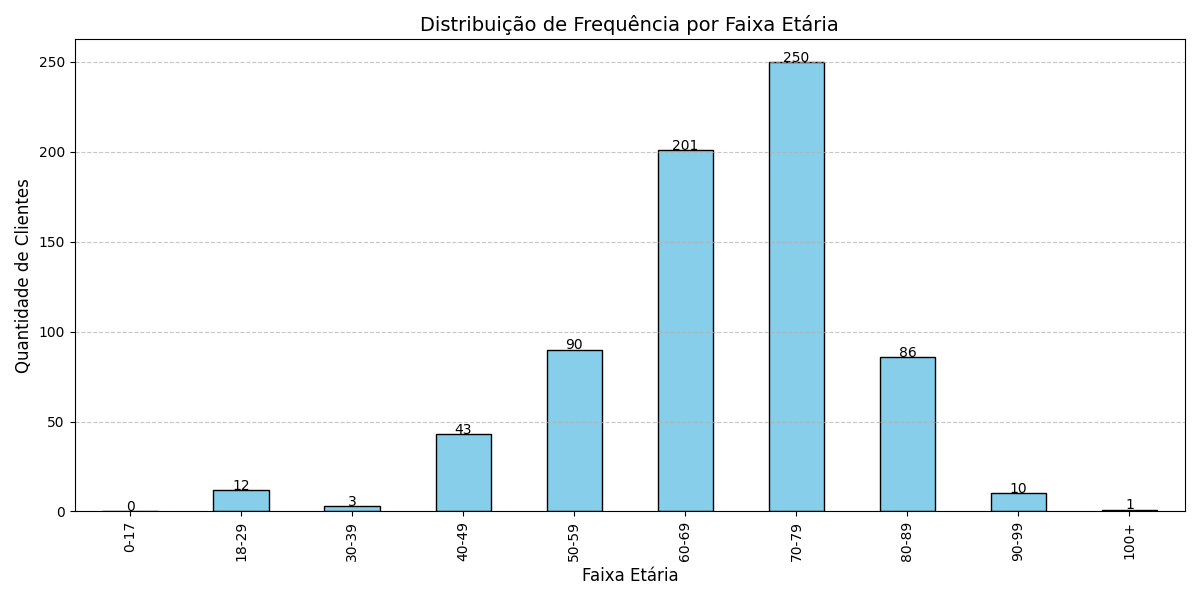

Write the Python code that produced this figure.
import pandas as pd
import matplotlib.pyplot as plt
from datetime import datetime
import numpy as np
from pandas import DataFrame

# Definir a data atual
data_atual = datetime(2025, 6, 17)

# Ler o arquivo CSV
df = pd.read_csv('z_raw_data_active.csv')

# Converter a coluna de data_nascimento para datetime
# O formato parece ser DD/MM/YYYY
df['data_nascimento'] = pd.to_datetime(df['data_nascimento'], format='%d/%m/%Y', errors='coerce')

# Filtrar apenas as linhas onde data_nascimento não é nula
df_filtrado: DataFrame = df.dropna(subset=['data_nascimento'])

# Calcular a idade em anos
df_filtrado['idade'] = ((data_atual - df_filtrado['data_nascimento']).dt.days / 365.25).astype(int)

# Criar faixas etárias
faixas_etarias = [0, 18, 30, 40, 50, 60, 70, 80, 90, 100, float('inf')]
labels = ['0-17', '18-29', '30-39', '40-49', '50-59', '60-69', '70-79', '80-89', '90-99', '100+']

df_filtrado['faixa_etaria'] = pd.cut(df_filtrado['idade'], bins=faixas_etarias, labels=labels, right=False)

# Calcular a distribuição de frequência
distribuicao = df_filtrado['faixa_etaria'].value_counts().sort_index()

# Calcular estatísticas básicas
estatisticas = df_filtrado['idade'].describe()

# Exibir resultados
print("Distribuição de frequência por faixa etária:")
print(distribuicao)
print("\nEstatísticas da idade:")
print(estatisticas)

# Criar gráfico de barras para visualização
plt.figure(figsize=(12, 6))
distribuicao.plot(kind='bar', color='skyblue', edgecolor='black')
plt.title('Distribuição de Frequência por Faixa Etária', fontsize=14)
plt.xlabel('Faixa Etária', fontsize=12)
plt.ylabel('Quantidade de Clientes', fontsize=12)
plt.grid(axis='y', linestyle='--', alpha=0.7)

for i, v in enumerate(distribuicao):
    plt.text(i, v + 0.1, str(v), ha='center', fontsize=10)

plt.tight_layout()
plt.savefig('distribuicao_idade.png')
plt.show()

# Salvar os resultados em um arquivo de texto
with open('estatisticas_idade.txt', 'w') as f:
    f.write("Distribuição de frequência por faixa etária:\n")
    f.write(str(distribuicao))
    f.write("\n\nEstatísticas da idade:\n")
    f.write(str(estatisticas))
    f.write(f"\n\nTotal de clientes com data de nascimento válida: {len(df_filtrado)}")
    f.write(f"\nTotal de clientes sem data de nascimento: {len(df) - len(df_filtrado)}")
